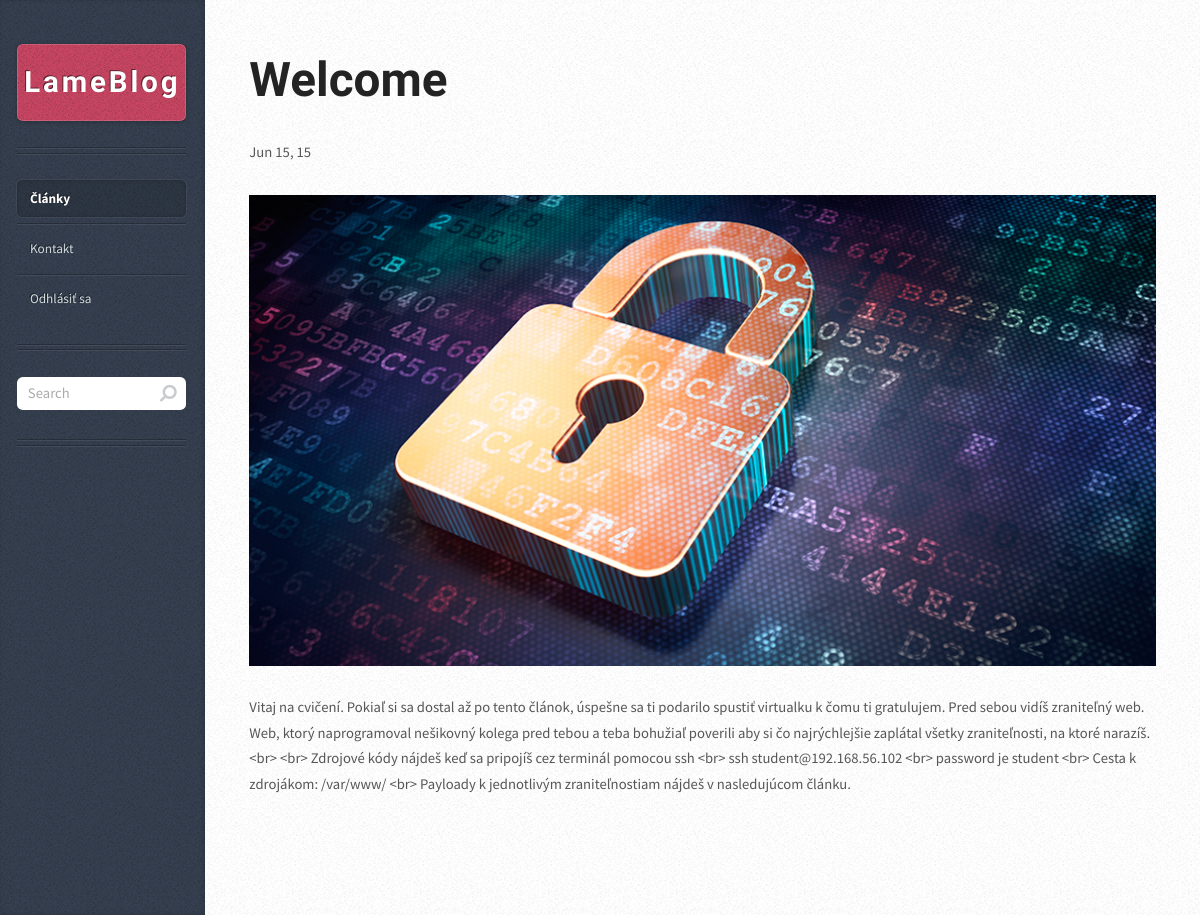
Page /www-vulnerable/index.php?id=5 (signed in) on the committed database.
### tables this page shows
CREATE TABLE `articles` (
  `id` int(11) NOT NULL AUTO_INCREMENT,
  `title` varchar(512) NOT NULL,
  `content` text NOT NULL,
  `date` timestamp NOT NULL DEFAULT CURRENT_TIMESTAMP ON UPDATE CURRENT_TIMESTAMP,
  `author` int(11) NOT NULL,
  `status` int(11) NOT NULL DEFAULT '1',
  PRIMARY KEY (`id`)
);

### www-vulnerable/content/home.php (the view)
<?php
include_once(__DIR__.DIRECTORY_SEPARATOR.'../include/db.php');
?>
<?php
function replace_n($str){
$order   = array('\n');
$replace = '<br>';
return $newstr = str_replace($order, $replace, $str);
}
function replace_br($str){
$order   = array("<br>");
$replace = '\n';
return $newstr = str_replace($order, $replace, $str);
}
if(@$_GET['id']<=0) {
    $articles = $db->query("SELECT * FROM articles WHERE status=1 ORDER BY id DESC");
    while ($article = $articles->fetch_array(MYSQL_ASSOC)) {
        echo '<article class="box post post-excerpt">
        <header>
            <h2><a href="./index.php?id='.$article['id'].'">' . $article['title'] . '</a></h2>
        </header>
        <div class="info">
            <span class="date"><span class="month">' . date("M", strtotime($article['date'])) . '</span> <span class="day">' . date("d", strtotime($article['date'])) . '</span><span class="year">, ' . date("y", strtotime($article['date'])) . '</span></span>
        </div>
        <a href="#" class="image featured"><img src="images/pic01.jpg" alt="" /></a>';
        $replaced_placeholder = replace_br($article['content']);
        $new = htmlspecialchars($replaced_placeholder,ENT_QUOTES);
	$replaced_n = replace_n($new);
        echo $replaced_n;
     echo '</article>';
    }
}else{
    $articles = $db->query("SELECT * FROM articles WHERE id='".$db->real_escape_string($_GET['id'])."'");
    $article = $articles->fetch_array(MYSQL_ASSOC);
        echo '<article class="box post post-excerpt">
        <header>
            <h2><a href="#">' . $article['title'] . '</a></h2>
        </header>
        <div class="info">
            <span class="date"><span class="month">' . date("M", strtotime($article['date'])) . '</span> <span class="day">' . date("d", strtotime($article['date'])) . '</span><span class="year">, ' . date("y", strtotime($article['date'])) . '</span></span>
        </div>
        <a href="#" class="image featured"><img src="images/pic01.jpg" alt="" /></a>';
        $replaced_placeholder = replace_br($article['content']);
        $new = htmlspecialchars($replaced_placeholder,ENT_QUOTES);
        $replaced_n = replace_n($new);
        echo $replaced_n;
   echo  '</article>';
}
?>

### www-vulnerable/css/style.css (style rules this page uses)
body { background-color: #e8e8e8; background-image: url('images/bg02.png'); }
body,input,textarea,select { font-family: 'Source Sans Pro', sans-serif; font-weight: 400; color: #565656; }
a { color: #c94663; }
h2,h3,h4,h5,h6 { font-family: 'Open Sans Condensed', sans-serif; font-weight: 700; color: #232323; }
h2 a, h4 a, h5 a, h6 a { text-decoration: none; color: inherit; }
header { margin: 0 0 2em 0; }
section, article { margin-bottom: 3em; }
section > :last-child, article > :last-child { margin-bottom: 0; }
section:last-child, article:last-child { margin-bottom: 0; }
.image { display: inline-block; }
.image img { display: block; width: 100%; }
.image.featured { display: block; width: 100%; margin: 0 0 2em 0; }
.box.post { position: relative; }

### www-vulnerable/css/style-desktop.css (style rules this page uses)
body { height: 100%; }
body,input,textarea,select { line-height: 1.75em; }
h2 { font-size: 1.2em; }

### www-vulnerable/css/style-narrow.css (style rules this page uses)
body { min-width: 1000px; }
body,input,textarea,select { font-size: 11pt; }
.box.post h2 { font-size: 3.25em; line-height: 1.25em; }
.box.post header { padding: 1.5em 0 0 0; margin: 0 0 3em 0; }
.box.post .info { width: 100%; padding: 1em 0 0 0; position: relative; top: -2em; }
.box.post .info .date { display: inline; }

### rows in the picture
articles: title "Welcome", date "Jun", date "15", content "Vitaj na cvičení. Pokiaľ si sa dostal až po tento článok, úspešne sa ti podarilo spustiť virtualku k čomu ti gratulujem. Pred sebou vidíš zraniteľný web. Web, ktorý naprogramoval nešikovný kolega pred tebou a teba bohužiaľ poverili aby si čo najrýchlejšie zaplátal všetky zraniteľnosti, na ktoré narazíš. <br> <br> Zdrojové kódy nájdeš keď sa pripojíš cez terminál pomocou ssh <br> ssh student@192.168.56.102 <br> password je student <br> Cesta k zdrojákom: /var/www/ <br> Payloady k jednotlivým zraniteľnostiam nájdeš v nasledujúcom článku."
